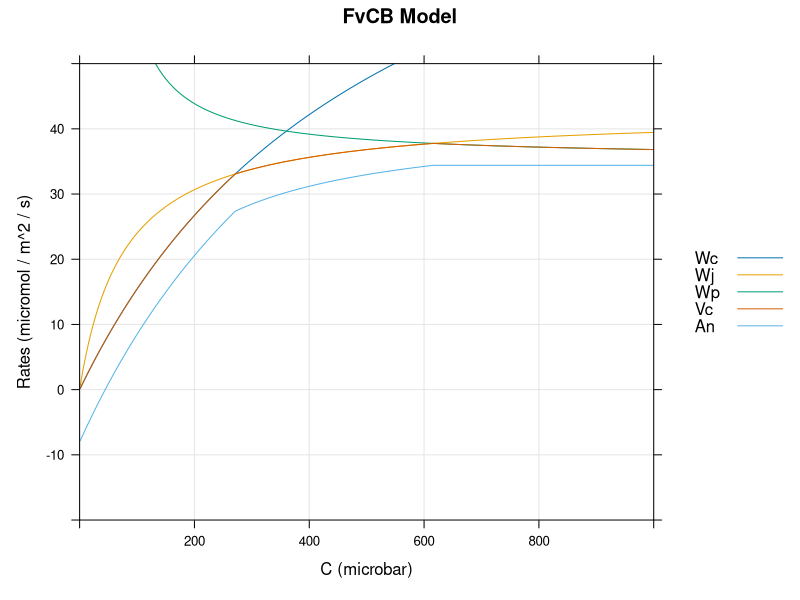
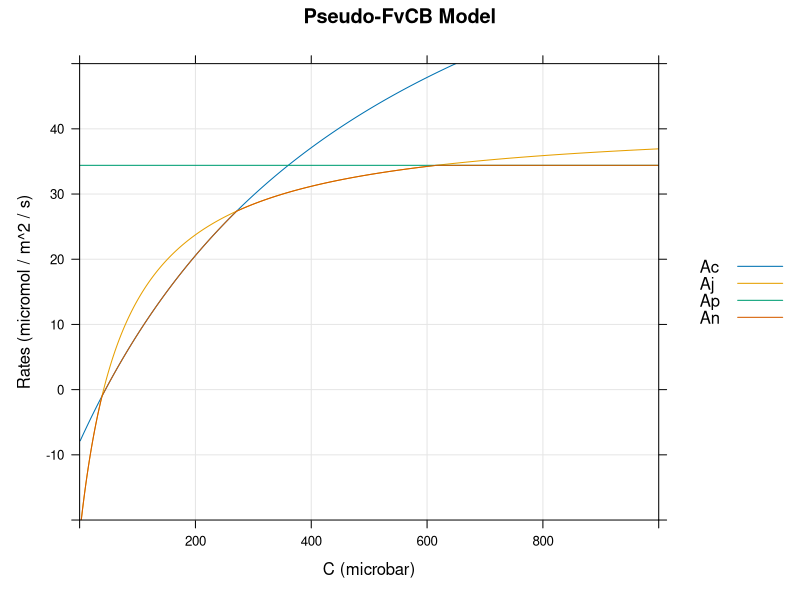
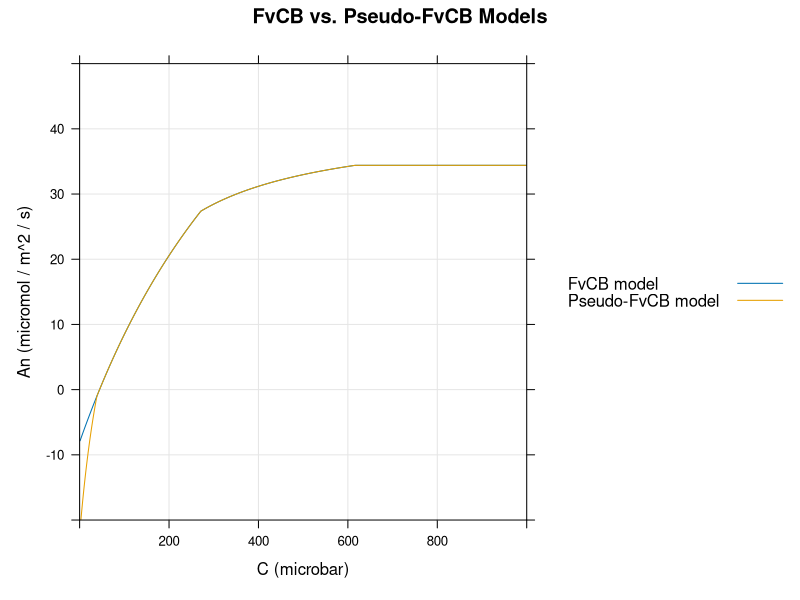
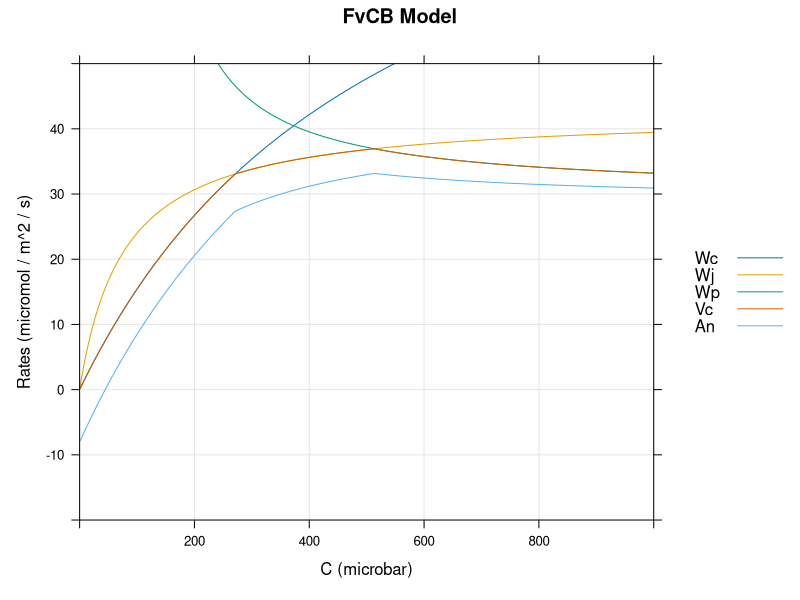
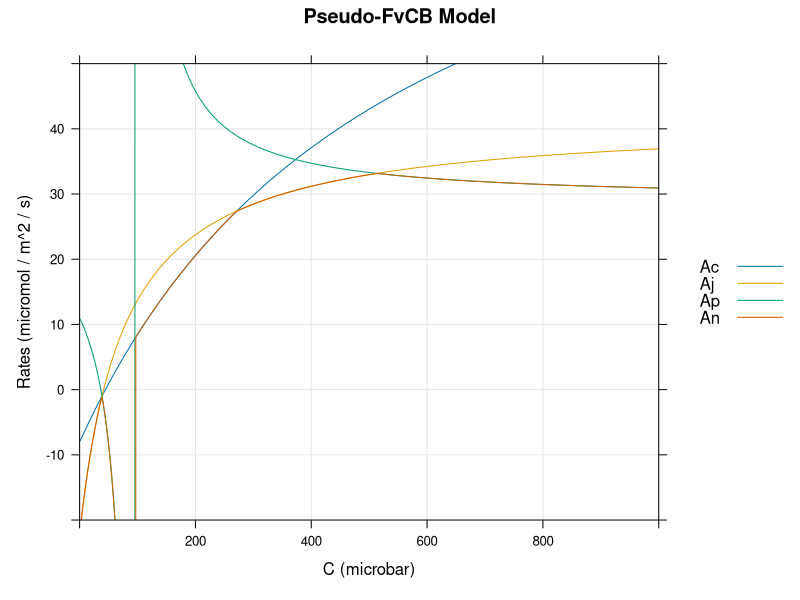
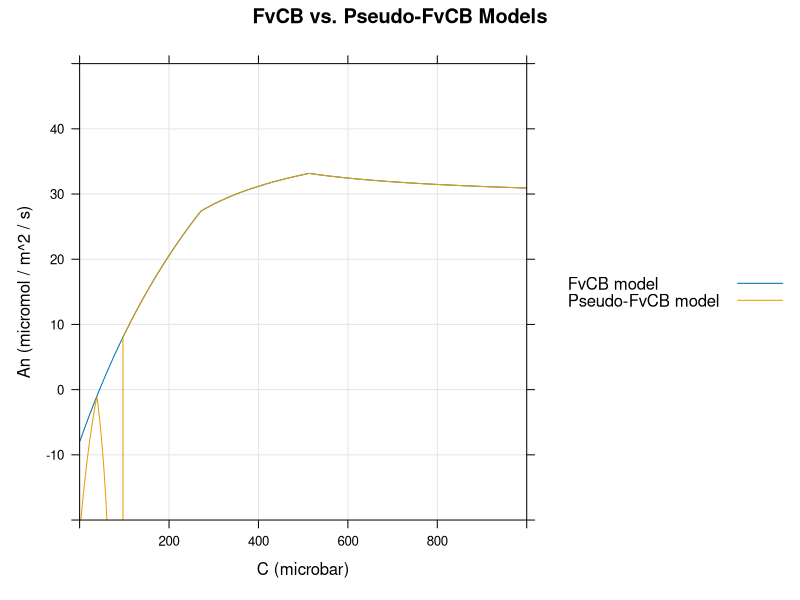
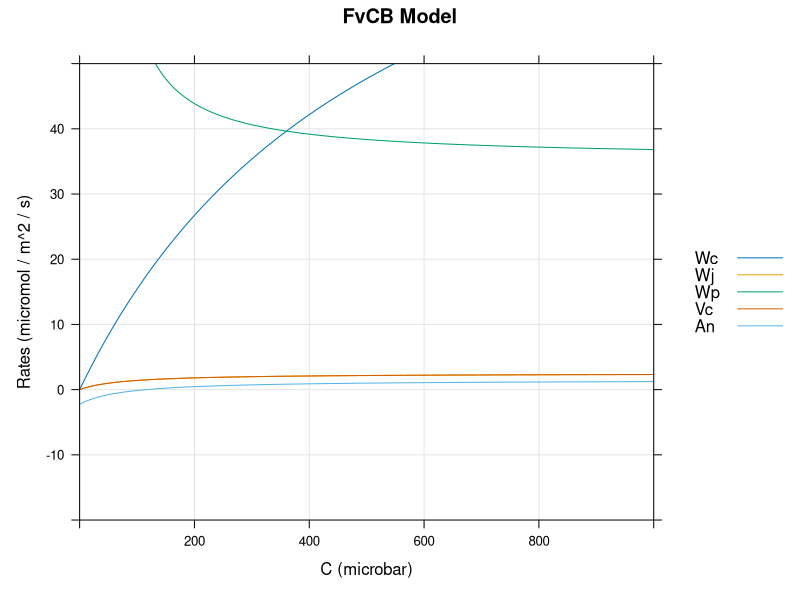
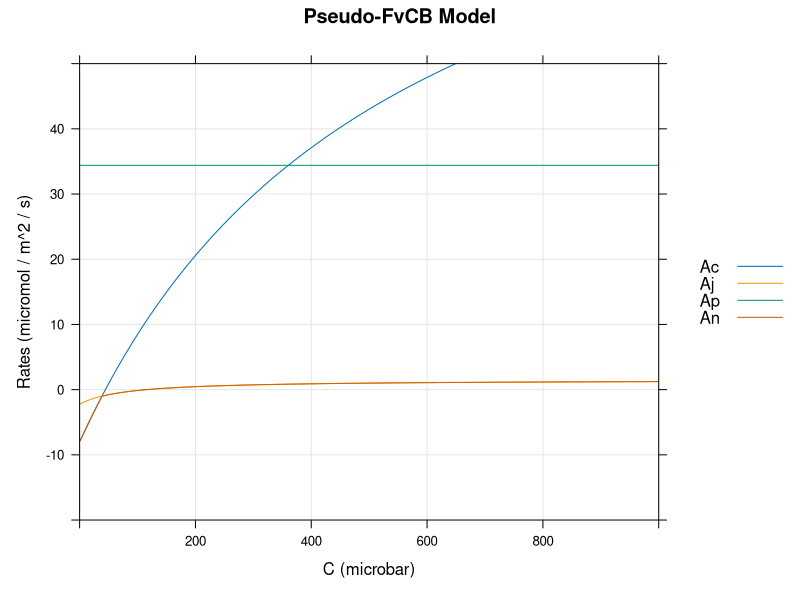

Here is the R script that generated these plots, in order:
## ---- chunk 1
knitr::opts_chunk$set(
  collapse = TRUE,
  comment = "#>",
  fig.width = 5,
  fig.height = 5,
  fig.align = "center"
)
## ---- chunk 2
fvcb_model <- function(
  C,     # microbar
  Vcmax, # micromol / m^2 / s
  Kc,    # microbar
  O,     # mbar
  Ko,    # mbar
  J,     # micromol / m^2 / s
  Gstar, # microbar
  Tp,    # micromol / m^2 / s
  alpha, # dimensionless
  Rd     # micromol / m^2 / s
)
{
  Wc <- Vcmax * C / (C + Kc * (1 + O / Ko))

  Wj <- J * C / (4 * C + 8 * Gstar)

  Wp <- 3 * Tp * C / (C - Gstar * (1 + 3 * alpha))
  Wp[C <= Gstar * (1 + 3 * alpha)] <- Inf

  Vc <- pmin(Wc, Wj, Wp)

  An <- (1 - Gstar / C) * Vc - Rd

  list(Wc = Wc, Wj = Wj, Wp = Wp, Vc = Vc, An = An)
}
## ---- chunk 3
pseudo_fvcb_model <- function(
  C,     # microbar
  Vcmax, # micromol / m^2 / s
  Kc,    # microbar
  O,     # mbar
  Ko,    # mbar
  J,     # micromol / m^2 / s
  Gstar, # microbar
  Tp,    # micromol / m^2 / s
  alpha, # dimensionless
  Rd     # micromol / m^2 / s
)
{
  Ac <- Vcmax * (C - Gstar) / (C + Kc * (1 + O / Ko)) - Rd

  Aj <- J * (C - Gstar) / (4 * C + 8 * Gstar) - Rd

  Ap <- 3 * Tp * (C - Gstar) / (C - Gstar * (1 + 3 * alpha)) - Rd

  An <- pmin(Ac, Aj, Ap)

  list(Ac = Ac, Aj = Aj, Ap = Ap, An = An)
}
## ---- chunk 4
# Load the lattice package for creating graphs
library(lattice)

# Make a function that runs both versions of the model across a range of C
# values and then plots the results
fvcb_compare <- function(
  Vcmax, # micromol / m^2 / s
  Kc,    # microbar
  O,     # mbar
  Ko,    # mbar
  J,     # micromol / m^2 / s
  Gstar, # microbar
  Tp,    # micromol / m^2 / s
  alpha, # dimensionless
  Rd,    # micromol / m^2 / s
  plot_type
)
{
  C_seq <- seq(1, 1000, by = 2)

  fvcb_model_res <- fvcb_model(
    C_seq,
    Vcmax,
    Kc,
    O,
    Ko,
    J,
    Gstar,
    Tp,
    alpha,
    Rd
  )

  pseudo_fvcb_model_res <- pseudo_fvcb_model(
    C_seq,
    Vcmax,
    Kc,
    O,
    Ko,
    J,
    Gstar,
    Tp,
    alpha,
    Rd
  )

  clim <- c(0, 1000)
  alim <- c(-20, 50)

  if (plot_type == 1) {
    xyplot(
      Wc + Wj + Wp + Vc + An ~ C_seq,
      data = fvcb_model_res,
      type = 'l',
      grid = TRUE,
      xlim = clim,
      ylim = alim,
      auto = TRUE,
      xlab = 'C (microbar)',
      ylab = 'Rates (micromol / m^2 / s)',
      main = 'FvCB Model'
    )
  } else if (plot_type == 2) {
    xyplot(
      Ac + Aj + Ap + An ~ C_seq,
      data = pseudo_fvcb_model_res,
      type = 'l',
      grid = TRUE,
      xlim = clim,
      ylim = alim,
      auto = TRUE,
      xlab = 'C (microbar)',
      ylab = 'Rates (micromol / m^2 / s)',
      main = 'Pseudo-FvCB Model'
    )
  } else if (plot_type == 3) {
    xyplot(
      fvcb_model_res$An + pseudo_fvcb_model_res$An ~ C_seq,
      type = 'l',
      grid = TRUE,
      xlim = clim,
      ylim = alim,
      auto = TRUE,
      xlab = 'C (microbar)',
      ylab = 'An (micromol / m^2 / s)',
      main = 'FvCB vs. Pseudo-FvCB Models',
      auto.key = list(
        text = c('FvCB model', 'Pseudo-FvCB model')
      )
    )
  }
}
## ---- chunk 5
defaults <- list(
  Vcmax = 100,  # micromol / m^2 / s
  Kc = 259,     # microbar
  O = 200,      # mbar
  Ko = 179,     # mbar
  J = 170,      # micromol / m^2 / s
  Gstar = 38.6, # microbar
  Tp = 11.8,    # micromol / m^2 / s
  alpha = 0,    # dimensionless
  Rd = 1        # micromol / m^2 / s
)
## ---- chunk 6
do.call(fvcb_compare, within(defaults, {plot_type = 1}))
## ---- chunk 7
do.call(fvcb_compare, within(defaults, {plot_type = 2}))
## ---- chunk 8
do.call(fvcb_compare, within(defaults, {plot_type = 3}))
## ---- chunk 9
do.call(fvcb_compare, within(defaults, {alpha = 0.5; Tp = 10; plot_type = 1}))
## ---- chunk 10
do.call(fvcb_compare, within(defaults, {alpha = 0.5; Tp = 10; plot_type = 2}))
## ---- chunk 11
do.call(fvcb_compare, within(defaults, {alpha = 0.5; Tp = 10; plot_type = 3}))
## ---- chunk 12
do.call(fvcb_compare, within(defaults, {J = 10; plot_type = 1}))
## ---- chunk 13
do.call(fvcb_compare, within(defaults, {J = 10; plot_type = 2}))
## ---- chunk 14
do.call(fvcb_compare, within(defaults, {J = 10; plot_type = 3}))
